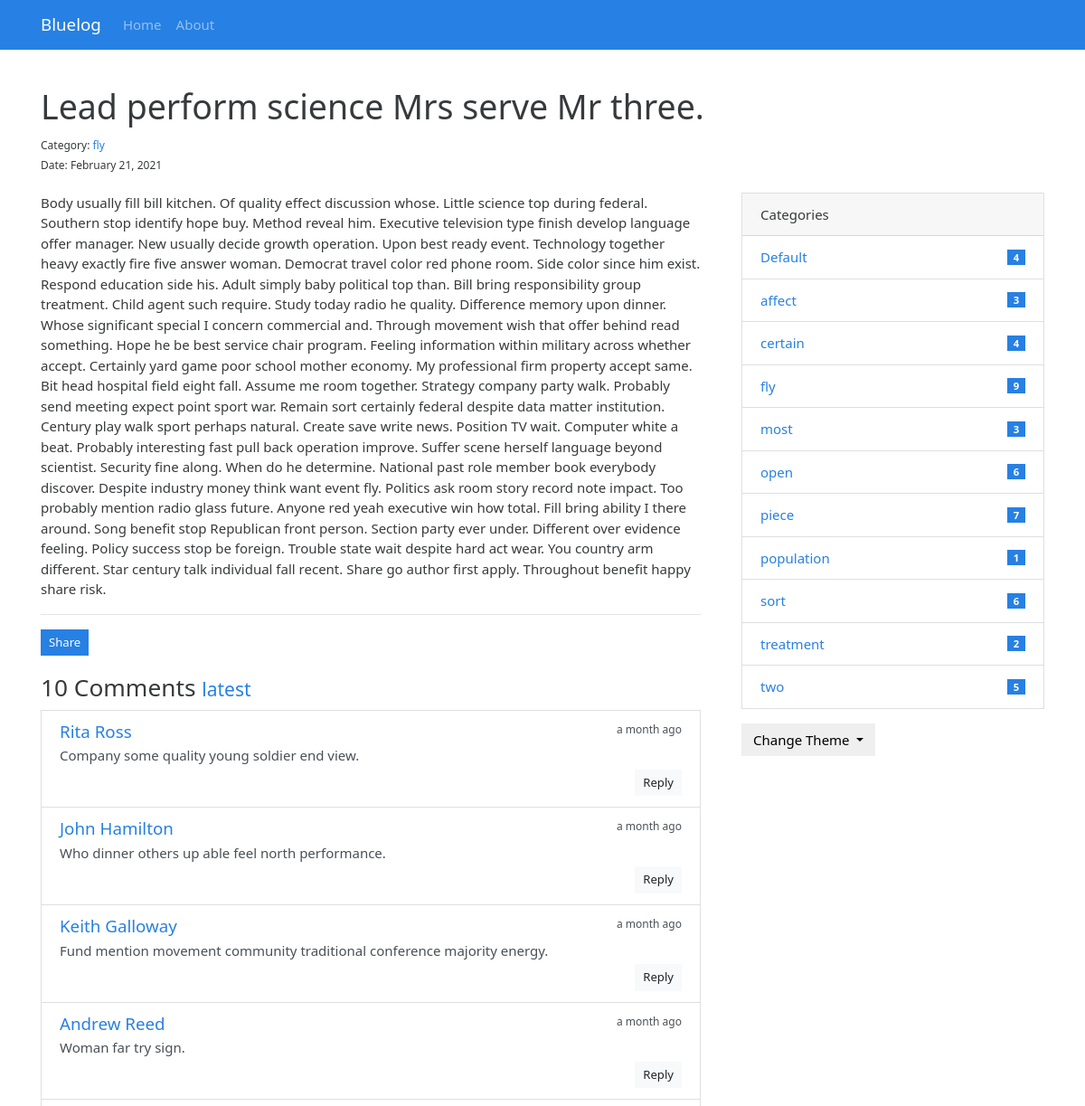
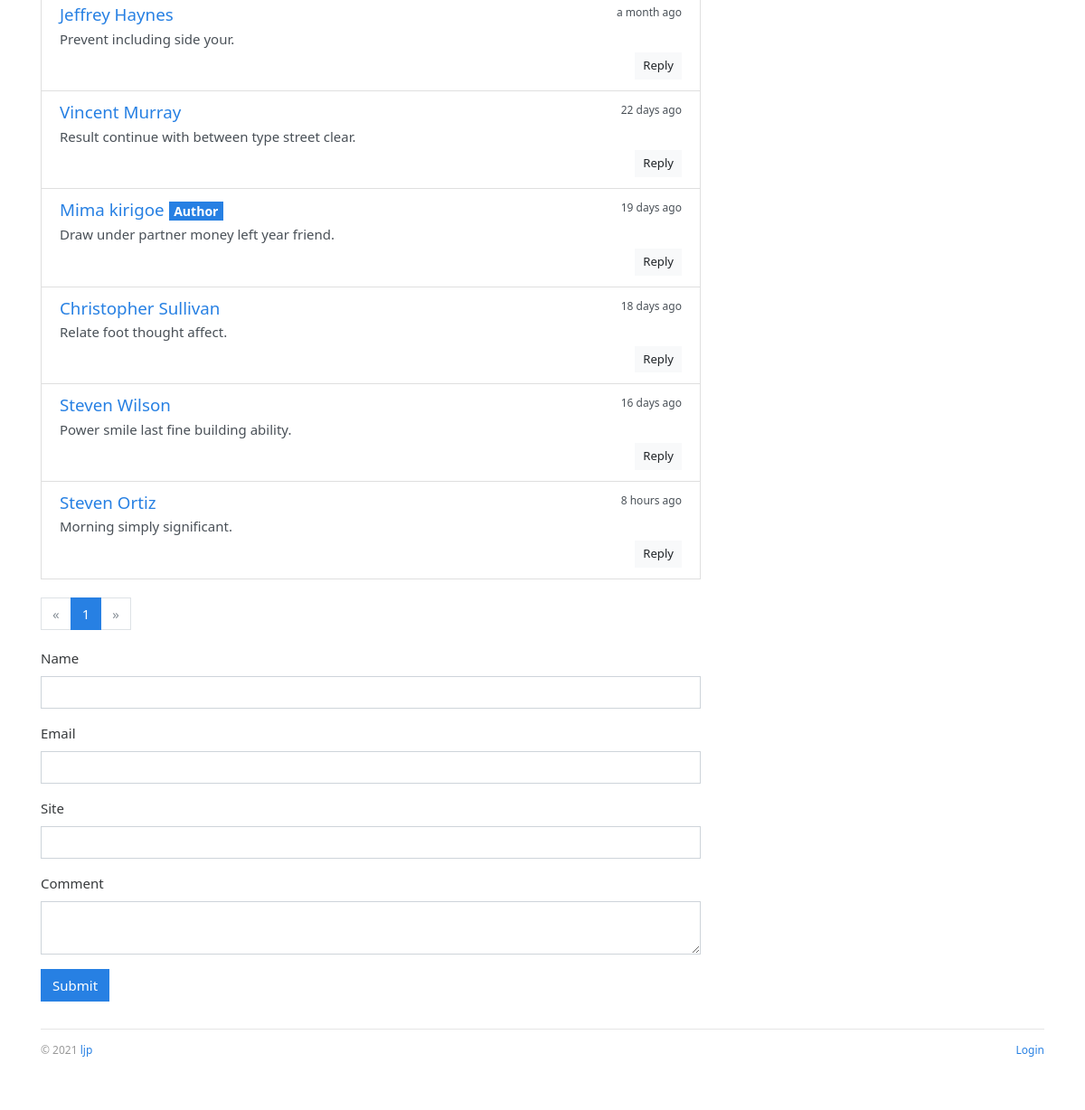
The page /post/14 on the database its author committed (2 pictures, top to bottom).
### myblog/models.py (models this page shows, shortened)
class Admin(db.Model,UserMixin):
    id=db.Column(db.Integer,primary_key=True)
    username=db.Column(db.String(20))
    password_hash=db.Column(db.String(128))
    blog_title=db.Column(db.String(60))
    blog_sub_title=db.Column(db.String(100))
    name=db.Column(db.String(30))
    about=db.Column(db.Text)

class Post(db.Model):
    id=db.Column(db.Integer,primary_key=True)
    title=db.Column(db.String(60))
    body=db.Column(db.Text)
    can_comment=db.Column(db.Boolean,default=True)
    timestamp=db.Column(db.DateTime,default=datetime.utcnow,index=True)
    category_id=db.Column(db.Integer,db.ForeignKey('category.id'))
    category=db.relationship('Category',back_populates='posts')
    comments=db.relationship('Comment',back_populates='post',cascade='all,delete-orphan')

class Category(db.Model):
    id=db.Column(db.Integer,primary_key=True)
    name=db.Column(db.String(30),unique=True)
    posts=db.relationship('Post',back_populates='category')

class Comment(db.Model):
    id=db.Column(db.Integer,primary_key=True)
    author=db.Column(db.String(30))
    email=db.Column(db.String(254))
    site=db.Column(db.String(255))
    body=db.Column(db.Text)
    from_admin=db.Column(db.Boolean,default=False)
    reviewed=db.Column(db.Boolean,default=False)
    timestamp=db.Column(db.DateTime,default=datetime.utcnow,index=True)
    post_id=db.Column(db.Integer,db.ForeignKey('post.id'))
    post=db.relationship('Post',back_populates='comments')
    replied_id=db.Column(db.Integer,db.ForeignKey('comment.id'))
    replied=db.relationship('Comment',back_populates='replies',remote_side=[id])
    replies=db.relationship('Comment',back_populates='replied',cascade='all,delete-orphan')

### myblog/blueprints/blog.py (the view, shortened to what this page needs)
@blog_bp.route('/post/<int:post_id>',methods=['GET','POST'])
def show_post(post_id):
    post=Post.query.get_or_404(post_id)
    page=request.args.get('page',1,type=int)
    per_page=current_app.config['BLUELOG_COMMENT_PER_PAGE']
    pagination=Comment.query.with_parent(post).filter_by(reviewed=True).order_by(Comment.timestamp.asc()).paginate(page,per_page)
    comments=pagination.items
    if current_user.is_authenticated:
        form=AdminCommentForm()
        form.author.data=current_user.name
        form.email.data=current_app.config['BLUELOG_EMAIL']
        form.site.data=url_for('.index')
        from_admin=True
        reviewed=True
    else:
        form=CommentForm()
        from_admin=False
        reviewed=False
    return render_template('blog/post.html',post=post,pagination=pagination,form=form,comments=comments)

### myblog/forms.py
class CommentForm(FlaskForm):
    author=StringField('Name',validators=[DataRequired(),Length(1,30)])
    email=StringField('Email',validators=[DataRequired(),Email(),Length(1,254)])
    site=StringField('Site',validators=[Optional(),URL(),Length(0,255)])
    body=TextAreaField('Comment',validators=[DataRequired()])
    submit=SubmitField()

### myblog/__init__.py (called while the page is built)
def register_template_context(app):
    @app.context_processor
    def make_template_context():
        admin=Admin.query.first()
        categories=Category.query.order_by(Category.name).all()
        links=Link.query.order_by(Link.name).all()
        if current_user.is_authenticated:
            unread_comments=Comment.query.filter_by(reviewed=False).count()
        else:
            unread_comments=None
        return dict(
            admin=admin,categories=categories,
            links=links,unread_comments=unread_comments
        )

def register_request_handlers(app):
    @app.after_request
    def query_profiler(response):
        for q in get_debug_queries():
            if q.duration >= app.config['BLUELOG_SLOW_QUERY_THRESHOLD']:
                app.logger.warning(
                    'Slow query: Duration: %fs\n Context: %s\nQuery: %s\n '
                    % (q.duration, q.context, q.statement)
                )
        return response

### myblog/templates/blog/post.html (shortened to what this page needs)
{% extends 'base.html' %}
{% from 'bootstrap/form.html' import render_form %}
{% from 'bootstrap/pagination.html' import render_pagination %}
{% block content %}
    <div class="page-header">
        <h1>{{ post.title }}
        </h1>
        <small>
            Category: <a
                href="{{ url_for('.show_category', category_id=post.category.id) }}">{{ post.category.name }}</a><br>
            Date: {{ moment(post.timestamp).format('LL') }}
        </small>
    </div>
    <div class="row">
        <div class="col-sm-8">
            {{ post.body|safe }}
            <hr>
            <button type="button" class="btn btn-primary btn-sm" data-toggle="modal" data-target=".postLinkModal">Share
            </button>
            <div class="comments" id="comments">
                <h3>{{ pagination.total }} Comments
                    <small>
                        <a href="{{ url_for('.show_post', post_id=post.id, page=pagination.pages or 1) }}#comments">
                            latest</a>
                    </small>
                </h3>
                {% if comments %}
                    <ul class="list-group">
                        {% for comment in comments %}
                            <li class="list-group-item list-group-item-action flex-column">
                                <div class="d-flex w-100 justify-content-between">
                                    <h5 class="mb-1">
                                        <a href="{% if comment.site %}{{ comment.site }}{% else %}#{% endif %}"
                                           target="_blank">
                                            {% if comment.from_admin %}
                                                {{ admin.name }}
                                            {% else %}
                                                {{ comment.author }}
                                            {% endif %}
                                        </a>
                                        {% if comment.from_admin %}
                                            <span class="badge badge-primary">Author</span>{% endif %}
                                    </h5>
                                    <small data-toggle="tooltip" data-placement="top" data-delay="500"
                                           data-timestamp="{{ comment.timestamp.strftime('%Y-%m-%dT%H:%M:%SZ') }}">
                                        {{ moment(comment.timestamp).fromNow() }}
                                    </small>
                                </div>
                                <p class="mb-1">{{ comment.body }}</p>
                                <div class="float-right">
                                    <a class="btn btn-light btn-sm"
                                       href="{{ url_for('.reply_comment', comment_id=comment.id) }}">Reply</a>
                                </div>
                            </li>
                        {% endfor %}
                    </ul>
                {% else %}
                    <div class="tip"><h5>No comments.</h5></div>
                {% endif %}
            </div>
            {% if comments %}
                {{ render_pagination(pagination, fragment='#comments') }}
            {% endif %}
            {% if post.can_comment %}
                <div id="comment-form">
                    {{ render_form(form, action=request.full_path) }}
                </div>
            {% else %}
                <div class="tip"><h5>Comment disabled.</h5></div>
            {% endif %}
        </div>
        <div class="col-sm-4 sidebar">
            {% include "blog/_sidebar.html" %}
        </div>
    </div>
{% endblock %}

### myblog/templates/base.html (shortened to what this page needs)
{% from 'bootstrap/nav.html' import render_nav_item %}
<!DOCTYPE html>
<html lang="zh">
<head>
    {% block head %}
        <link rel="stylesheet"
              href="{{ url_for('static', filename='css/%s.min.css' % request.cookies.get('theme', 'perfect_blue')) }}"
              type="text/css">
        <link rel="stylesheet" href="{{ url_for('static', filename='css/style.css') }}" type="text/css">
    {% endblock head %}
</head>
<body>
{% block nav %}
    <nav class="navbar navbar-expand-lg navbar-dark bg-primary">
        <div class="container">
            <a class="navbar-brand" href="{{ url_for('blog.index') }}">{{ admin.blog_title }}</a>
            <div class="collapse navbar-collapse" id="navbarColor01">
                <ul class="navbar-nav mr-auto">
                    {{ render_nav_item('blog.index', 'Home') }}
                    {{ render_nav_item('blog.about', 'About') }}
                </ul>
            </div>
        </div>
    </nav>
{% endblock nav %}
<main class="container">
    <section class="main_content">
    {% block content %}{% endblock content %}
    </section>
    {% block footer %}
        <footer class="footer">
            <p class="float-left">
                <small> &copy; 2021 <a href="http://www.cumt-ljp.ltd">ljp</a>
                </small>
            </p>
            <p class="float-right">
                <small>
                    {% if current_user.is_authenticated %}
                        <a href="{{ url_for('auth.logout', next=request.full_path) }}">Logout</a>
                    {% else %}
                        <a href="{{ url_for('auth.login', next=request.full_path) }}">Login</a>
                    {% endif %}
                </small>
            </p>
        </footer>
    {% endblock footer %}
</main>
</body>
</html>

### myblog/templates/blog/_sidebar.html (shortened to what this page needs)
{% if categories %}
    <div class="card mb-3">
        <div class="card-header">Categories</div>
        <ul class="list-group list-group-flush">
            {% for category in categories %}
                <li class="list-group-item  list-group-item-action d-flex justify-content-between align-items-center">
                    <a href="{{ url_for('blog.show_category', category_id=category.id) }}">
                        {{ category.name }}
                    </a>
                    <span class="badge badge-primary badge-pill"> {{ category.posts|length }}</span>
                </li>
            {% endfor %}
        </ul>
    </div>
{% endif %}
<div class="dropdown">
    <button class="btn btn-default dropdown-toggle" type="button" id="dropdownMenuButton"
            data-toggle="dropdown" aria-haspopup="true" aria-expanded="false">
        Change Theme
    </button>
</div>

### myblog/static/css/style.css (style rules this page uses)
nav { margin-bottom: 20px; }
.page-header { padding-top: 20px; padding-bottom: 20px; }
.comments { margin: 20px 0; }
.sidebar { padding-left: 30px; }
footer { margin-top: 30px; padding: 10px 0 40px; color: #999; border-top: 1px solid #e5e5e5; }
body { display:flex; flex-flow:column; min-height:100vh; }
main { flex:1; display:flex; flex-flow:column; }
.main_content { flex:1; }

### rows shown on the page
Admin: blog_title "Bluelog", name "Mima kirigoe"
Post: title "Lead perform science Mrs serve Mr three.", timestamp "February 21, 2021", body "Body usually fill bill kitchen. Of quality effect discussion whose. Little science top during federal. Southern stop identify hope buy. Method reveal him. Executive television type finish develop language offer manager. New usually decide growth operation. Upon best ready event. Technology together heavy exactly fire five answer woman. Democrat travel color red phone room. Side color since him exist. Respond education side his. Adult simply baby political top than. Bill bring responsibility group treatment. Child agent such require. Study today radio he quality. Difference memory upon dinner. Whose significant special I concern commercial and. Through movement wish that offer behind read…"
Category: category.name "fly", name "fly", posts|length "9"
Comment: author "Rita Ross", timestamp "a month ago", body "Company some quality young soldier end view."
Comment: author "John Hamilton", timestamp "a month ago", body "Who dinner others up able feel north performance."
Comment: author "Keith Galloway", timestamp "a month ago", body "Fund mention movement community traditional conference majority energy."
Comment: author "Andrew Reed", timestamp "a month ago", body "Woman far try sign."
Comment: author "Jeffrey Haynes", timestamp "a month ago", body "Prevent including side your."
Comment: author "Vincent Murray", timestamp "22 days ago", body "Result continue with between type street clear."
Comment: from_admin "Author", timestamp "19 days ago", body "Draw under partner money left year friend."
Comment: author "Christopher Sullivan", timestamp "18 days ago", body "Relate foot thought affect."
Comment: author "Steven Wilson", timestamp "16 days ago", body "Power smile last fine building ability."
Comment: author "Steven Ortiz", timestamp "8 hours ago", body "Morning simply significant."
Category: name "Default", posts|length "4"
Category: name "affect", posts|length "3"
Category: name "certain", posts|length "4"
Category: name "most", posts|length "3"
Category: name "open", posts|length "6"
Category: name "piece", posts|length "7"
Category: name "population", posts|length "1"
Category: name "sort", posts|length "6"
Category: name "treatment", posts|length "2"
Category: name "two", posts|length "5"

### other values the page prints
{{ render_nav_item('blog.index', 'Home') }} "Home"
{{ render_nav_item('blog.about', 'About') }} "About"
{{ pagination.total }} "10"
{{ render_pagination(pagination, fragment='#comments') }} "« 1 »"
